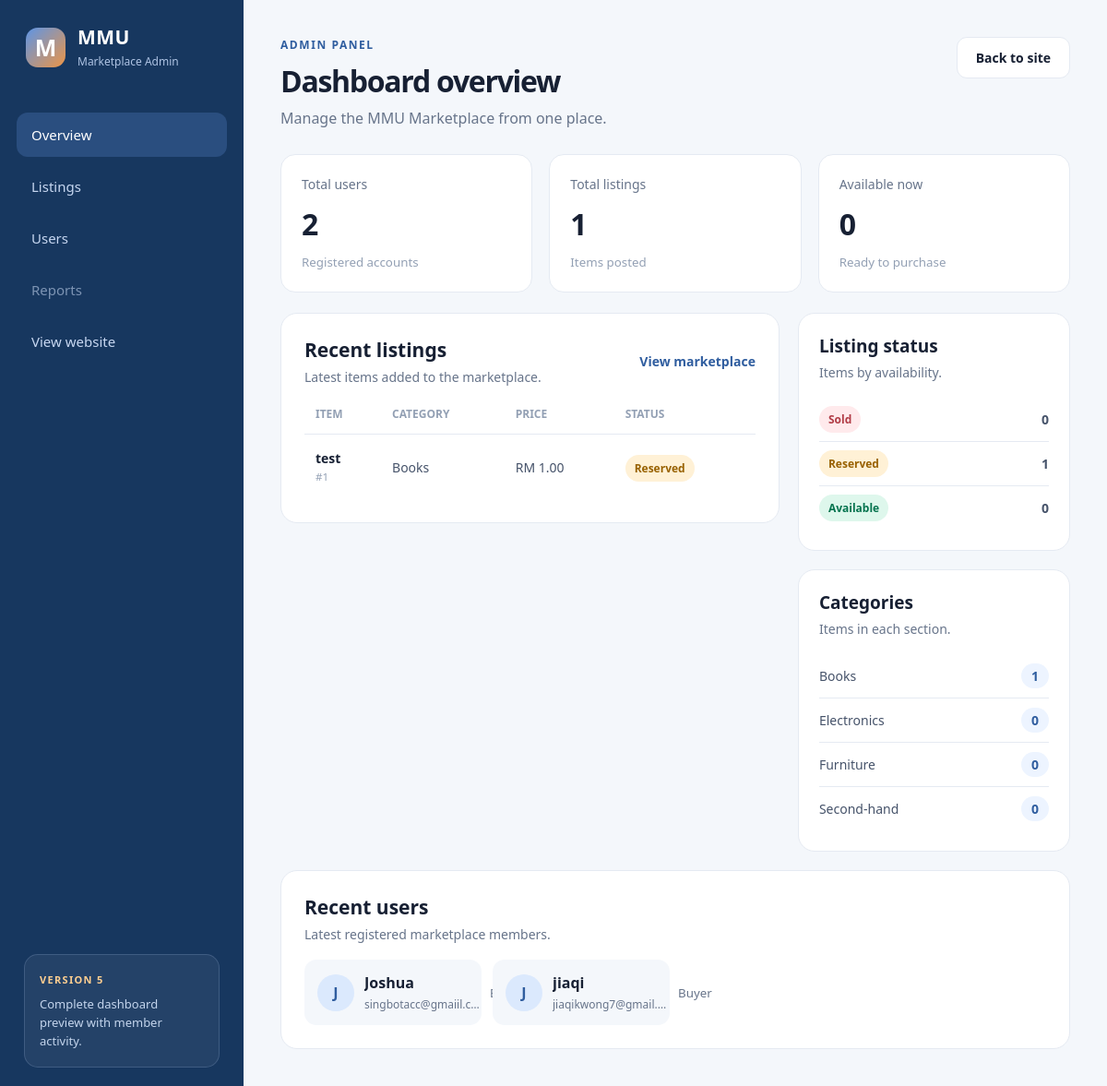
/admin, run on an earlier commit of the app's database.
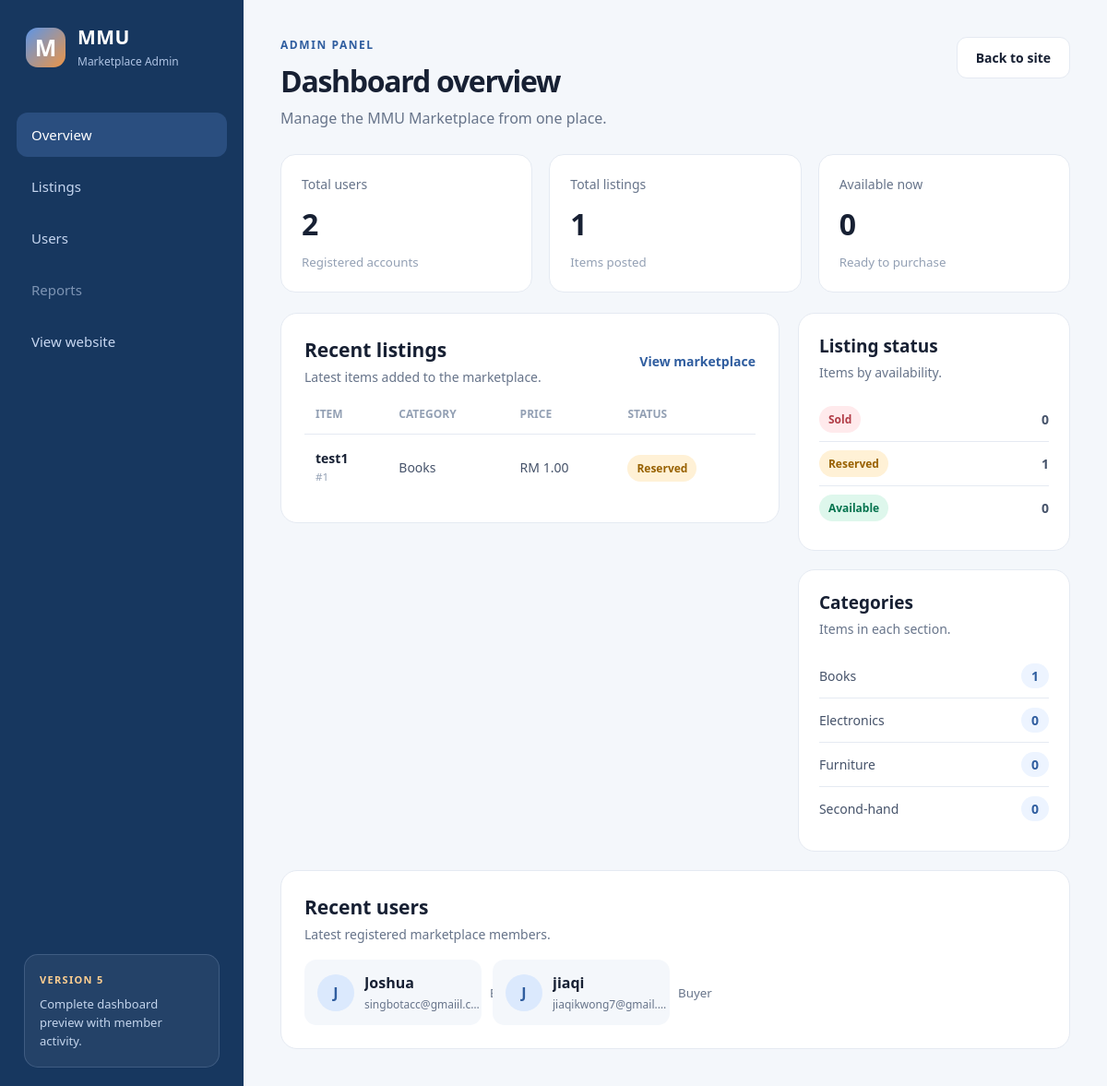
And on a later commit of the database.
### tables this page shows
CREATE TABLE item(
                   id INTEGER PRIMARY KEY AUTOINCREMENT,
                   title TEXT NOT NULL,
                   description TEXT NOT NULL,
                   category_id INTEGER NOT NULL,
                   status_id INTEGER NOT NULL,
                   condition_id INTEGER,
                   price REAL NOT NULL, image TEXT,
                   FOREIGN KEY(category_id) REFERENCES category(id),
                   FOREIGN KEY(status_id) REFERENCES status(id),
                   FOREIGN KEY(condition_id) REFERENCES item_condition(id)
                   );

CREATE TABLE category(
                   id INTEGER PRIMARY KEY AUTOINCREMENT,
                   name TEXT NOT NULL UNIQUE
                   
                   );

CREATE TABLE status(
                   id INTEGER PRIMARY KEY AUTOINCREMENT,
                   condition TEXT NOT NULL UNIQUE
                   
                   );

### app.py (the view)
@app.route("/admin")
def admin_dashboard():
    connect = sqlite3.connect("database.db")
    cursor = connect.cursor()
    cursor.execute("SELECT COUNT(*) FROM user")
    total_users = cursor.fetchone()[0]
    cursor.execute("SELECT COUNT(*) FROM item")
    total_listings = cursor.fetchone()[0]
    cursor.execute("""
        SELECT COUNT(*)
        FROM item
        JOIN status ON item.status_id = status.id
        WHERE status.condition = 'Available'
    """)
    available_listings = cursor.fetchone()[0]
    cursor.execute("""
        SELECT item.id, item.title, item.price, category.name, status.condition
        FROM item
        JOIN category ON item.category_id = category.id
        JOIN status ON item.status_id = status.id
        ORDER BY item.id DESC
        LIMIT 5
    """)
    recent_items = cursor.fetchall()
    cursor.execute("""
        SELECT status.condition, COUNT(item.id)
        FROM status
        LEFT JOIN item ON item.status_id = status.id
        GROUP BY status.id, status.condition
        ORDER BY status.id
    """)
    status_summary = cursor.fetchall()
    cursor.execute("""
        SELECT category.name, COUNT(item.id)
        FROM category
        LEFT JOIN item ON item.category_id = category.id
        GROUP BY category.id, category.name
        ORDER BY category.name
    """)
    category_summary = cursor.fetchall()
    cursor.execute("""
        SELECT username, email, role
        FROM user
        ORDER BY id DESC
        LIMIT 6
    """)
    recent_users = cursor.fetchall()
    connect.close()
    stats = {
        "total_users": total_users,
        "total_listings": total_listings,
        "available_listings": available_listings
    }
    return render_template("admin.html",
                           stats=stats,
                           recent_items=recent_items,
                           status_summary=status_summary,
                           category_summary=category_summary,
                           recent_users=recent_users)

### templates/admin.html (shortened to what the changed rows need)
<!DOCTYPE html>
<html lang="en">
<head>
    <link rel="stylesheet" href="{{ url_for('static', filename='css/admin.css') }}">
</head>
<body class="admin-body">
    <div class="admin-layout">
        <main class="admin-main">
            <header class="dashboard-header">
                <div>
                    <h1>Dashboard overview</h1>
                </div>
            </header>
            <div class="dashboard-columns">
                <section class="listings-panel">
                    <div class="panel-heading">
                        <div>
                            <h2>Recent listings</h2>
                        </div>
                    </div>
                    <div class="table-wrap">
                        <table class="listing-table">
                            <thead>
                                <tr>
                                    <th>Item</th>
                                    <th>Category</th>
                                    <th>Price</th>
                                    <th>Status</th>
                                </tr>
                            </thead>
                            <tbody>
                                {% for item_id, title, price, category, status in recent_items %}
                                <tr>
                                    <td>
                                        <strong>{{ title }}</strong>
                                        <small>#{{ item_id }}</small>
                                    </td>
                                    <td>{{ category }}</td>
                                    <td>RM {{ "%.2f" | format(price) }}</td>
                                    <td><span class="status status-{{ status | lower }}">{{ status }}</span></td>
                                </tr>
                                {% else %}
                                <tr class="empty-row">
                                    <td colspan="4">No items listed yet.</td>
                                </tr>
                                {% endfor %}
                            </tbody>
                        </table>
                    </div>
                </section>
                <div class="summary-panels">
                    <section class="summary-panel">
                        <div class="panel-heading small">
                            <div>
                                <h2>Listing status</h2>
                            </div>
                        </div>
                    </section>
                    <section class="summary-panel">
                        <div class="panel-heading small">
                            <div>
                                <h2>Categories</h2>
                            </div>
                        </div>
                    </section>
                </div>
            </div>
            <section class="users-panel" id="recent-users">
                <div class="panel-heading">
                    <div>
                        <h2>Recent users</h2>
                    </div>
                </div>
            </section>
        </main>
    </div>
</body>
</html>

What changed in the data, as far as the page shows it:
changed item "Books": title "test" → "test1"
